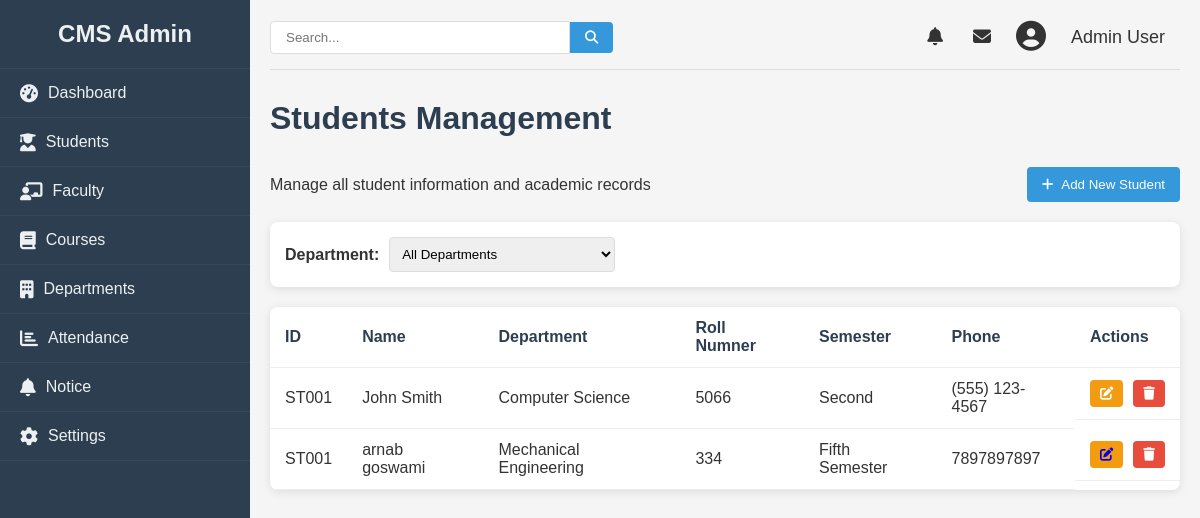
The app's page /admin/student (signed in) with its own data.
### college/model.py (models this page shows, shortened)
class Student(db.Model):
    id = db.Column(db.Integer, primary_key=True)
    name = db.Column(db.String(100), nullable=False)
    roll = db.Column(db.Integer, nullable=False)
    email = db.Column(db.String(100), nullable=False)
    phone = db.Column(db.Integer, nullable=False)
    semester = db.Column(db.Integer, nullable=False)
    dob = db.Column(db.Date, nullable=False)
    gender = db.Column(db.String, nullable=False)
    department = db.Column(db.String, nullable=False)
    address = db.Column(db.String, nullable=False)

### college/admin/adminroute.py (the view)
@app.route("/admin/student", methods = ["GET", "POST"])
def stdn():
    logged = 'user_id' in session
    if logged:
        users = Student.query.all()
        return render_template("student.html", students= users, departments= dep)
    else:
        return redirect(url_for("login"))

### college/admin/templates/student.html (shortened to what this page needs)
{% from "macro/cmsnav.html" import cmsnav%}
{%extends "admbase.html"%}
{%block head%}
<link rel="stylesheet" href="{{url_for('static', filename='css/styles.css')}}">
<link rel="stylesheet" href="https://cdnjs.cloudflare.com/ajax/libs/font-awesome/6.4.0/css/all.min.css">
{%endblock%}
{%block content%}
<div class="container" w-tid="21">
    {{cmsnav()}}
    <main class="main-content" w-tid="111">
        <header class="top-header" w-tid="113">
            <div class="search-box" w-tid="115">
                <input type="text" placeholder="Search..." w-tid="117" />
                <button w-tid="119"><i class="fas fa-search" w-tid="121"></i></button>
            </div>
            <div class="user-profile" w-tid="123">
                <span class="notification" w-tid="125"><i class="fas fa-bell" w-tid="127"></i></span>
                <span class="message" w-tid="129"><i class="fas fa-envelope" w-tid="131"></i></span>
                <div class="profile-img" w-tid="133">
                    <i class="fas fa-user-circle" w-tid="135"></i>
                </div>
                <span class="username" w-tid="137">Admin User</span>
            </div>
        </header>
        <div id="dashboard-page" class="content-section" w-tid="139">
            <div class="dashboard" w-tid="141">
                <h1 w-tid="357">Students Management</h1>
                <div class="students-header" w-tid="359">
                    <p w-tid="361">Manage all student information and academic records</p>
                    <button class="add-student-btn" w-tid="363">
                        <a style="text-decoration: none; color:white;" href="/admin/addstudent">
                            <i class="fas fa-plus" w-tid="365"></i>
                            Add New Student
                        </a>
                    </button>
                </div>
                <div class="student-filters" w-tid="367">
                    <div class="filter-group" w-tid="369">
                        <label w-tid="371">Department:</label>
                        <select w-tid="373">
                            <option w-tid="375">All Departments</option>
                        </select>
                    </div>
                </div>
                <div class="students-table" w-tid="415">
                    <table w-tid="417">
                        <thead w-tid="419">
                            <tr w-tid="421">
                                <th w-tid="423">ID</th>
                                <th w-tid="425">Name</th>
                                <th w-tid="427">Department</th>
                                <th w-tid="425">Roll Numner</th>
                                <th w-tid="429">Semester</th>
                                <th w-tid="433">Phone</th>
                                <th w-tid="437">Actions</th>
                            </tr>
                        </thead>
                        <tbody w-tid="439">
                            <tr w-tid="441">
                                <td w-tid="443">ST001</td>
                                <td w-tid="445">John Smith</td>
                                <td w-tid="447">Computer Science</td>
                                <td w-tid="449">5066</td>
                                <td w-tid="451">Second</td>
                                <td w-tid="453">(555) 123-4567</td>
                                <td class="action-cell" w-tid="459">
                                    <button class="action-btn edit-btn" w-tid="465"><i class="fas fa-edit"
                                            w-tid="467"></i></button>
                                    <button class="action-btn delete-btn" w-tid="469"><i class="fas fa-trash"
                                            w-tid="471"></i></button>
                                </td>
                            </tr>
                            {%for student in students%}
                            <tr w-tid="441">
                                <td w-tid="443">ST001</td>
                                <td w-tid="445">{{student.name}}</td>
                                <td w-tid="447">{{student.department}}</td>
                                <td w-tid="449">{{student.roll}}</td>
                                <td w-tid="451">{{student.semester}}</td>
                                <td w-tid="453">{{student.phone}}</td>
                                <td class="action-cell" w-tid="459">
                                    <button class="action-btn edit-btn" w-tid="465">
                                        <a href="/admin/update/student/{{student.id}}">
                                            <i class="fas fa-edit" w-tid="467"></i>
                                        </a>
                                    </button>
                                    <button class="action-btn delete-btn" w-tid="469"><i class="fas fa-trash"
                                            w-tid="471"></i></button>
                                </td>
                            </tr>
                            {%endfor%}
                        </tbody>
                    </table>
                </div>
            </div>
        </div>
    </main>
</div>
{%endblock%}

### college/static/css/styles.css (style rules this page uses)
* { margin: 0; padding: 0; box-sizing: border-box; }
body { font-family: Arial, sans-serif; background-color: #f5f5f5; color: #333; }
.container { display: flex; min-height: 100vh; }
.main-content { flex: 1; padding: 20px; }
.top-header { display: flex; justify-content: space-between; align-items: center; margin-bottom: 30px; padding-bottom: 15px; border-bottom: 1px solid #ddd; }
.search-box { display: flex; align-items: center; }
.search-box input { padding: 8px 15px; border: 1px solid #ddd; border-radius: 4px 0 0 4px; width: 300px; }
.search-box button { background: #3498db; color: white; border: none; padding: 8px 15px; border-radius: 0 4px 4px 0; cursor: pointer; }
.user-profile { display: flex; align-items: center; }
.user-profile span { margin: 0 15px; font-size: 18px; cursor: pointer; }
.profile-img { font-size: 30px; margin: 0 10px; }
.dashboard h1 { margin-bottom: 30px; color: #2c3e50; }
table { width: 100%; border-collapse: collapse; }
th, td { padding: 12px 15px; text-align: left; border-bottom: 1px solid #eee; }
th { font-weight: bold; color: #2c3e50; }
.content-section { display: none; }
#dashboard-page { display: block; }
.students-header { display: flex; justify-content: space-between; align-items: center; margin-bottom: 20px; }
.add-student-btn { background-color: #3498db; color: white; border: none; padding: 10px 15px; border-radius: 4px; cursor: pointer; display: flex; align-items: center; }
.add-student-btn i { margin-right: 5px; }
.student-filters { display: flex; justify-content: space-between; margin-bottom: 20px; background: white; padding: 15px; border-radius: 8px; box-shadow: 0 2px 10px rgba(0, 0, 0, 0.1); }
.filter-group { display: flex; align-items: center; }
.filter-group label { margin-right: 10px; font-weight: bold; }
.filter-group select { padding: 8px; border-radius: 4px; border: 1px solid #ddd; }
.students-table { background: white; border-radius: 8px; box-shadow: 0 2px 10px rgba(0, 0, 0, 0.1); overflow: hidden; }
.action-cell { display: flex; gap: 10px; }
.action-btn { padding: 6px 10px; border-radius: 4px; cursor: pointer; border: none; color: white; }
.edit-btn { background-color: #f39c12; }
.delete-btn { background-color: #e74c3c; }

### records on screen
Student: name "arnab goswami", department "Mechanical Engineering", roll "334", semester "Fifth Semester", phone "7897897897"
